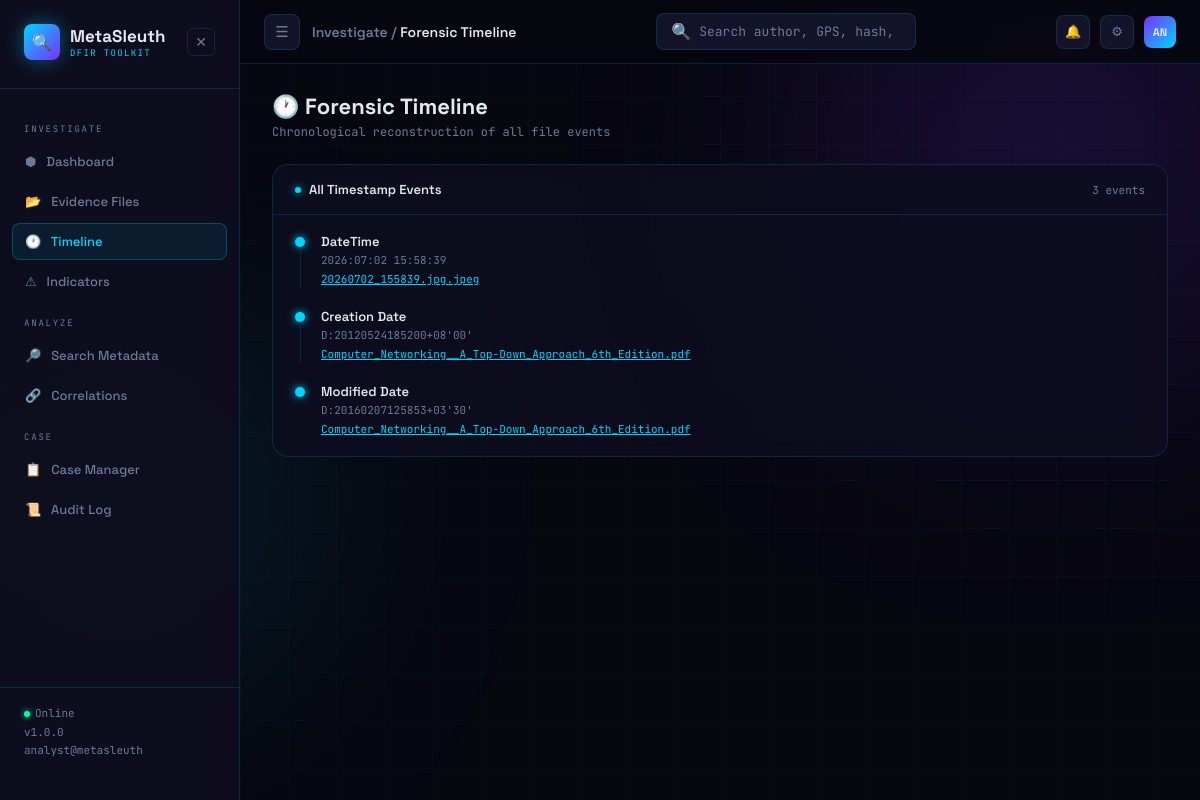
/timeline, run on the app's committed database.
### tables this page shows
CREATE TABLE metadata (
            id      INTEGER PRIMARY KEY AUTOINCREMENT,
            file_id INTEGER NOT NULL,
            key     TEXT NOT NULL,
            value   TEXT,
            FOREIGN KEY (file_id) REFERENCES files(id)
        );

CREATE TABLE files (
            id          INTEGER PRIMARY KEY AUTOINCREMENT,
            filename    TEXT NOT NULL,
            file_type   TEXT NOT NULL,
            file_size   INTEGER,
            md5         TEXT,
            sha1        TEXT,
            sha256      TEXT,
            upload_time TEXT NOT NULL,
            analyst     TEXT
        );

### app.py (the view)
@app.route('/timeline')
def timeline_page():
    conn   = get_connection()
    cursor = conn.cursor()
    cursor.execute('''
        SELECT m.key, m.value, f.filename, f.id, f.file_type
        FROM metadata m
        JOIN files f ON m.file_id = f.id
        WHERE m.key IN (
            "DateTime", "DateTimeOriginal", "DateTimeDigitized",
            "Created", "Modified", "Creation Date", "Modified Date",
            "Last Printed", "Encoded Date", "Tagged Date"
        )
        ORDER BY m.value ASC
    ''')
    raw_events = cursor.fetchall()
    conn.close()
    events = []
    for row in raw_events:
        events.append({
            'key':       row['key'],
            'value':     row['value'],
            'filename':  row['filename'],
            'file_id':   row['id'],
            'file_type': row['file_type'],
        })
    return render_template('timeline.html', events=events)

### database/db.py (called while the page is built)
def get_connection():
    conn = sqlite3.connect(DATABASE)
    conn.row_factory = sqlite3.Row
    return conn

### templates/timeline.html (shortened to what this page needs)
{% extends 'base.html' %}
{% block breadcrumb %}Investigate / <span>Forensic Timeline</span>{% endblock %}
{% block content %}
<div>
    <div class="page-title">🕐 Forensic Timeline</div>
    <div class="page-sub">Chronological reconstruction of all file events</div>
</div>
<div class="panel">
    <div class="panel-head">
        <div class="panel-title"><span class="dot"></span>All Timestamp Events</div>
        <span style="font-size:11px;font-family:var(--mono);color:var(--muted)">
            {{ events | length }} event{{ 's' if events|length != 1 }}
        </span>
    </div>
    <div class="panel-body">
        {% if events %}
            <div class="tl">
                {% for e in events %}
                <div class="tl-item">
                    <div class="tl-left">
                        <div class="tl-dot"></div>
                    </div>
                    <div>
                        <div class="tl-event">{{ e.key }}</div>
                        <div class="tl-detail">{{ e.value }}</div>
                        <a class="tl-file" href="/file/{{ e.file_id }}">
                            {{ e.filename }}
                        </a>
                    </div>
                </div>
                {% endfor %}
            </div>
        {% else %}
            <div class="empty">
                <div class="empty-icon">🕐</div>
                No timestamp data yet. Upload files to build the timeline.
            </div>
        {% endif %}
    </div>
</div>
{% endblock %}

### data on the page
metadata: key "DateTime", value "2026:07:02 15:58:39", filename "20260702_155839.jpg.jpeg"
metadata: key "Creation Date", value "D:20120524185200+08'00'", filename "Computer_Networking__A_Top-Down_Approach_6th_Edition.pdf"
metadata: key "Modified Date", value "D:20160207125853+03'30'", filename "Computer_Networking__A_Top-Down_Approach_6th_Edition.pdf"

### other printed values
{{ version if version else '1.0.0' }} "1.0.0"
{{ analyst if analyst else 'analyst@metasleuth' }} "analyst@metasleuth"
{{ events | length }} "3"
{{ 's' if events|length != 1 }} "s"
